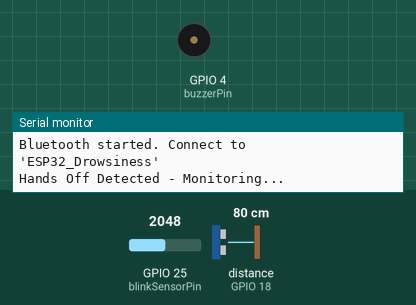
Recording of a sketch running on a simulated ESP32. Shown: buzzer (waves = sounding, pin HIGH), the last lines printed to the serial monitor. The test bench sets the inputs (shaded band); at power-on: distance to the obstacle (sensor on GPIO 18) 80 cm, GPIO 25 (blinkSensorPin) = 2048. The echo pulse lasts 58.3 µs per cm; nothing arrives over Bluetooth unless stated.

Above: at 1.2 s.
1.3 s: distance to the obstacle (sensor on GPIO 18) set to 2 cm
At 1.8 s:
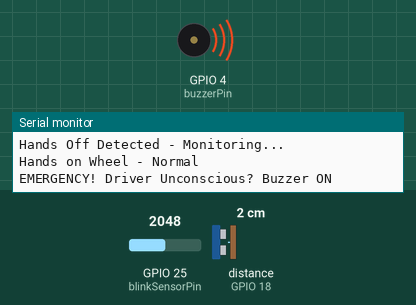
Timing chart, 0 to 8.8 s (numbered marks = the images above; inputs shaded):
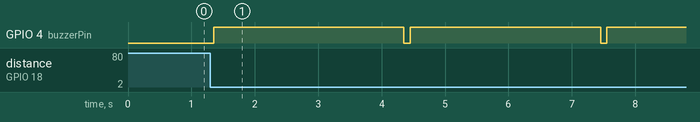

The sketch:

driver_drowsiness_alert.ino
```cpp
#include <NewPing.h>
#include <BluetoothSerial.h> // Add Bluetooth Serial
BluetoothSerial SerialBT; // Create a Bluetooth Serial object
#define TRIG_PIN 5
#define ECHO_PIN 18
NewPing sonar(TRIG_PIN, ECHO_PIN, 50); // Steering hand & fall detection
const int blinkSensorPin = 25;
const int blinkThreshold = 500;
const int eyeClosedTimeLimit = 2000; // 2 seconds
const int handThreshold = 20;
const int faceCloseThreshold = 5;
const int handsOffWarningTime = 3000;
unsigned long eyeCloseStartTime = 0;
bool eyesClosed = false;
bool handsDetected = true;
unsigned long handsOffStart = 0;
const int buzzerPin = 4;
void setup() {
Serial.begin(115200);
SerialBT.begin("ESP32_Drowsiness"); // Bluetooth device name
 Serial.println("Bluetooth started. Connect to 'ESP32_Drowsiness'");
  SerialBT.println("Bluetooth Ready!");

  pinMode(blinkSensorPin, INPUT);
  pinMode(buzzerPin, OUTPUT);
  digitalWrite(buzzerPin, LOW);
}

void loop() {
  int sensorValue = analogRead(blinkSensorPin);
  int handDistance = sonar.ping_cm();

  // EYE BLINK MONITORING
  if (sensorValue > blinkThreshold) {
    if (eyeCloseStartTime == 0) {
      eyeCloseStartTime = millis();
    }
    if (millis() - eyeCloseStartTime >= eyeClosedTimeLimit) {
      if (!eyesClosed) {
        String msg = "DROWSY! Stay Alert! Buzzer ON";
        Serial.println(msg);
        SerialBT.println(msg);
        digitalWrite(buzzerPin, HIGH);
        eyesClosed = true;
      }
    }
  } else {
    if (eyesClosed) {
       String msg = "Eyes Open - Buzzer OFF";
      Serial.println(msg);
      SerialBT.println(msg);
      digitalWrite(buzzerPin, LOW);
      eyesClosed = false;
    }
    eyeCloseStartTime = 0;
  }

  // STEERING WHEEL MONITORING
  if (handDistance > 0 && handDistance < handThreshold) {
    if (!handsDetected) {
      String msg = "Hands on Wheel - Normal";
      Serial.println(msg);
      SerialBT.println(msg);
      handsDetected = true;
      handsOffStart = 0;
    }
  } else {
    if (handsDetected) {
      String msg = "Hands Off Detected - Monitoring...";
      Serial.println(msg);
      SerialBT.println(msg);
      handsDetected = false;
      handsOffStart = millis();
    }
  }

  if (!handsDetected && handsOffStart > 0 && millis() - handsOffStart > handsOffWarningTime)
{
    String msg = "Hold the Wheel!";
    Serial.println(msg);
    SerialBT.println(msg);
    digitalWrite(buzzerPin, HIGH);
    delay(1000);
    digitalWrite(buzzerPin, LOW);
      }

  // FALLING ONTO STEERING DETECTION
  if (handDistance > 0 && handDistance < faceCloseThreshold) {
    String msg = "EMERGENCY! Driver Unconscious? Buzzer ON";
    Serial.println(msg);
    SerialBT.println(msg);
    digitalWrite(buzzerPin, HIGH);
    delay(3000);
    digitalWrite(buzzerPin, LOW);
  }

  delay(100);
}
 
```

Measured:
- by itself, GPIO 4 (buzzerPin): alternates HIGH for 3.0 s and LOW for 0.10 s
